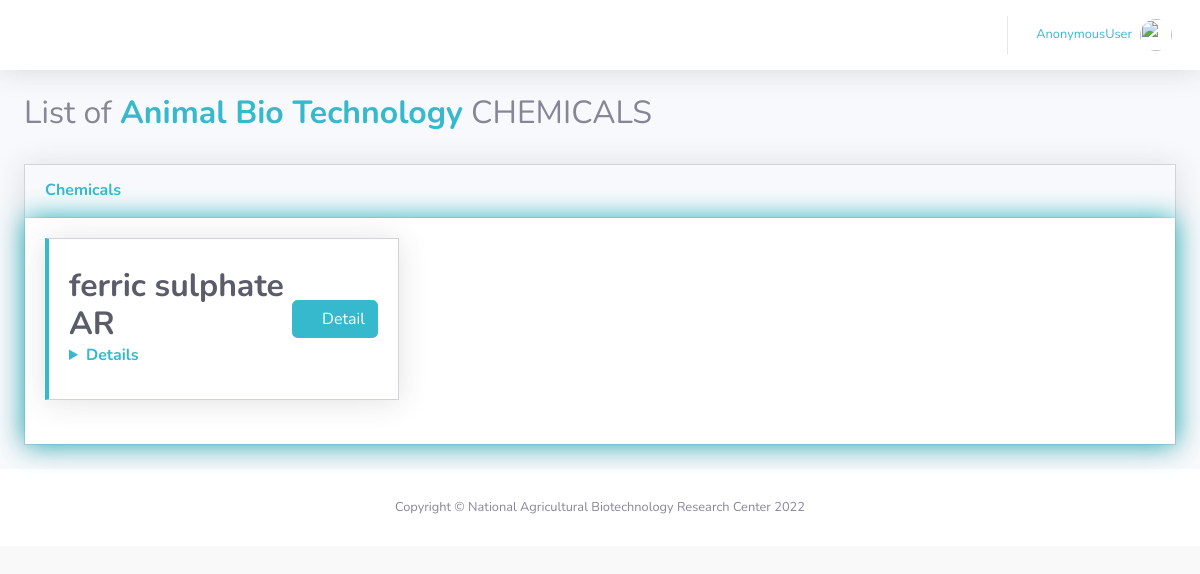
/chemical/animalchemicalList/, run on an earlier commit of the app's database.
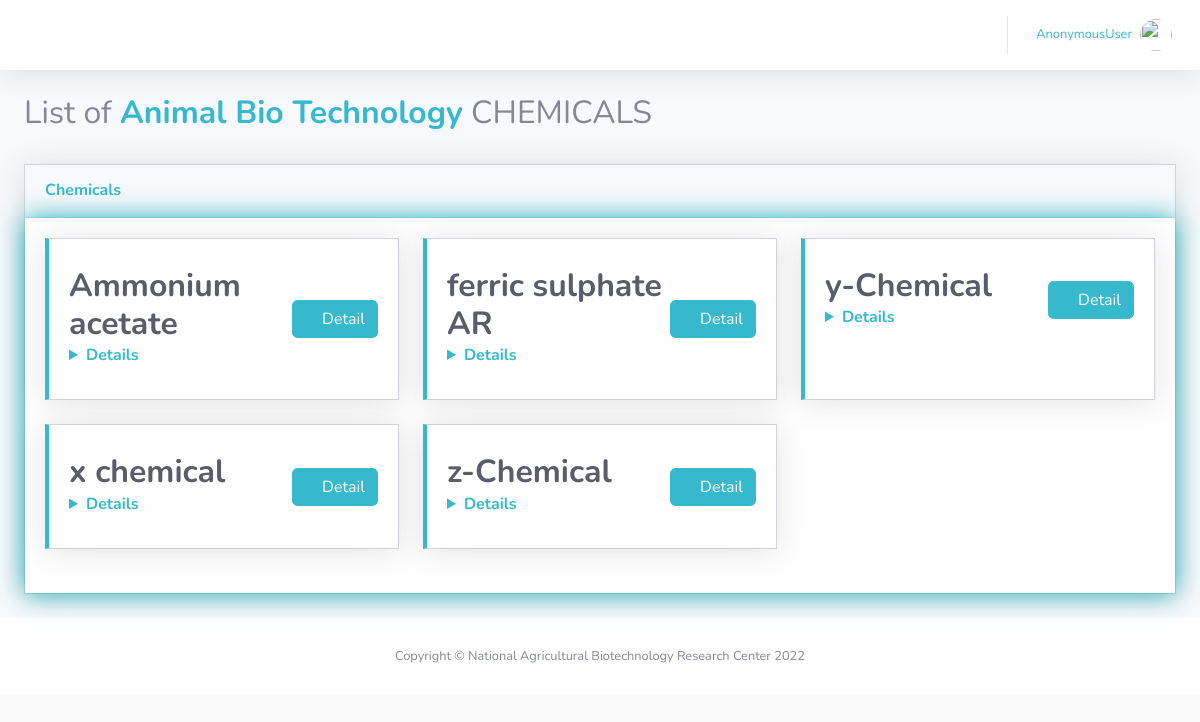
And on a later commit of the database.
### department/models.py (models this page shows, shortened)
class AnimalStore(models.Model):
    temprature = (
        ('-', '-'),
        ('+4', '+4'),
        ('-20', '-20'),
        ('-80', '-80'),
    )
    chemical = models.ForeignKey(Chemical, on_delete=models.DO_NOTHING)
    cabinate = models.CharField(max_length=100,default='-')
    shelf = models.CharField(max_length=100,default='-')
    available = models.IntegerField(default=0)
    recievedDate = models.DateTimeField(auto_now_add=True,null=True)
    expireDate = models.DateField(null=True)
    productionDate = models.DateField(null=True)
    temprature =  models.CharField(max_length=100, choices=temprature, default='-')

### chemical/models.py (models this page shows, shortened)
class Chemical(models.Model):
    name = models.CharField(max_length=100)
    quantity = models.IntegerField(default=0)
    unit = models.CharField(max_length=30)
    company = models.CharField(max_length=100)
    description = models.CharField(max_length=100)

### chemical/views.py (the view)
# urls.py: path('animalchemicalList/',views.animalchemicalList, name= "animalchemicalList"),
def animalchemicalList (request):
    page = 'animal'
    date = datetime.datetime.now()
    if request.GET.get('q') != None:
        q = request.GET.get('q')
    else:
        q = ''
    context = {'page':page ,'chemical': AnimalStore.objects.filter(chemical__name__icontains = q , expireDate__gt = date )}
    return render(request, 'chemical_list.html', context)

### templates/chemical_list.html (shortened to what this page needs)
{% extends 'main.html'%}
{% load static %}
{%block content%}
{% if page == 'animal'%}
 <div class="container-fluid" >
    <div class="d-sm-flex align-items-center justify-content-between mb-4">
        <h2>List of  <strong class="text-info">Animal Bio Technology</strong> CHEMICALS</h2>
    </div>
  <div class="card shadow mb-4"     >
    <div class="card-header py-3" >
        <h6 class="m-0 font-weight-bold text-info">Chemicals</h6>
    </div>
    <div class="card-body" style="box-shadow:0 0 25px 0 rgb(29, 175, 185);">
        <div class="row">
            {% for chemicals in chemical%}
        <div class="col-auto col-md-4 mb-4">
            <div class="card border-left-info shadow h-100 py-2" >
                <div class="card-body">
                    <div class="row no-gutters align-items-center">
                        <div class="col mr-2">
                            <div class="h2 mb-0 font-weight-bold text-gray-800">{{chemicals.chemical.name }}</div>
                            <div class="text-2xs font-weight-bold text-info mb-1"><details>{{chemicals.chemical.description}}</details> </div>
                        </div>
                        <div class="col-auto">
                            <a  href="{% url 'chemical' chemicals.chemical.id %}"  class="btn btn-info btn btn">
                                <i class="fas fa-exclamation-circle text-white-100"></i> Detail
                            </a>
                        </div>
                    </div>
                </div>
            </div>
        </div>
        {%endfor%}
    </div>
    </div>
</div>
</div>
  {% endif %}
{% endblock %}

What changed in the data, as far as the page shows it:
now on this page (row edited): AnimalStore: chemical.name "Ammonium acetate"
now on this page (row edited): AnimalStore: chemical.name "y-Chemical"
now on this page (row edited): AnimalStore: chemical.name "x chemical"
added AnimalStore: chemical.name "z-Chemical"
